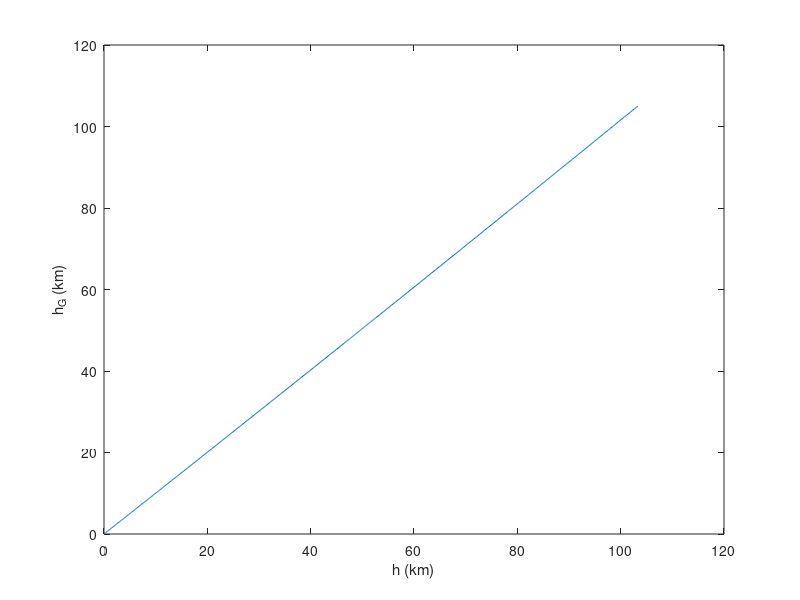

The MATLAB script that drew this image: (Note: this script raises an error after producing the figure.)
clc
close all
clearvars

g_0=9.80665;
R=287.04;
r=6.356766e6;
gamma=1.4;

h_G0_row=[0,11000,25000,47000,53000,79000,90000,105000];
T_0_row=[288.16,216.66,216.66,282.66,282.66,165.66,165.66];
p_0_row=[101330,22633,2488.7,120.45,58.323,1.0095,0.10444];
a_0_row=[-.0065,.003,-.0045,.004];

N_layer=100;
h_G_row=nan(1,7*N_layer);
T_row=nan(1,7*N_layer);
p_row=nan(1,7*N_layer);
for n=1:4
    n_grad=2*n-1;
    n_vec=2*(n-1)*N_layer+(1:N_layer);

    h_G_row(n_vec)=linspace(h_G0_row(n_grad),h_G0_row(n_grad+1),N_layer);
    T_row(n_vec)=T_0_row(n_grad)+a_0_row(n).*(h_G_row(n_vec)-h_G0_row(n_grad));
    p_row(n_vec)=p_0_row(n_grad).*(T_row(n_vec)./T_0_row(n_grad)).^(-g_0./a_0_row(n)./R);

    if n<4
        n_iso=2*n;
        n_vec=n_grad*N_layer+(1:N_layer);

        h_G_row(n_vec)=linspace(h_G0_row(n_iso),h_G0_row(n_iso+1),N_layer);
        T_row(n_vec)=repmat(T_0_row(n_iso),1,N_layer);
        p_row(n_vec)=p_0_row(n_iso).*exp(-g_0.*(h_G_row(n_vec)-h_G0_row(n_iso))./R./T_0_row(n_iso));
    end
end

h_row=r.*h_G_row./(r+h_G_row);

rho_row=p_row./R./T_row;
a_row=sqrt(gamma.*R.*T_row);

plot(h_row./1e3,h_G_row./1e3)
xlabel('h (km)')
ylabel('h_G (km)')

figure
tiledlayout(1,2)
nexttile
plot(T_row-273,h_G_row./1e3)
xlabel('T (C)')
ylabel('h_G (km)')

nexttile
plot(a_row./1e3.*3600,h_G_row)
xlabel('a (km/h)')
ylabel('h_G (km)')

figure
tiledlayout(1,2)
nexttile
plot(p_row./1e5,h_G_row./1e3)
xlabel('p (bar)')
ylabel('h_G (km)')

nexttile
plot(rho_row,h_G_row)
xlabel('rho (kg/m^3)')
ylabel('h_G (km)')
